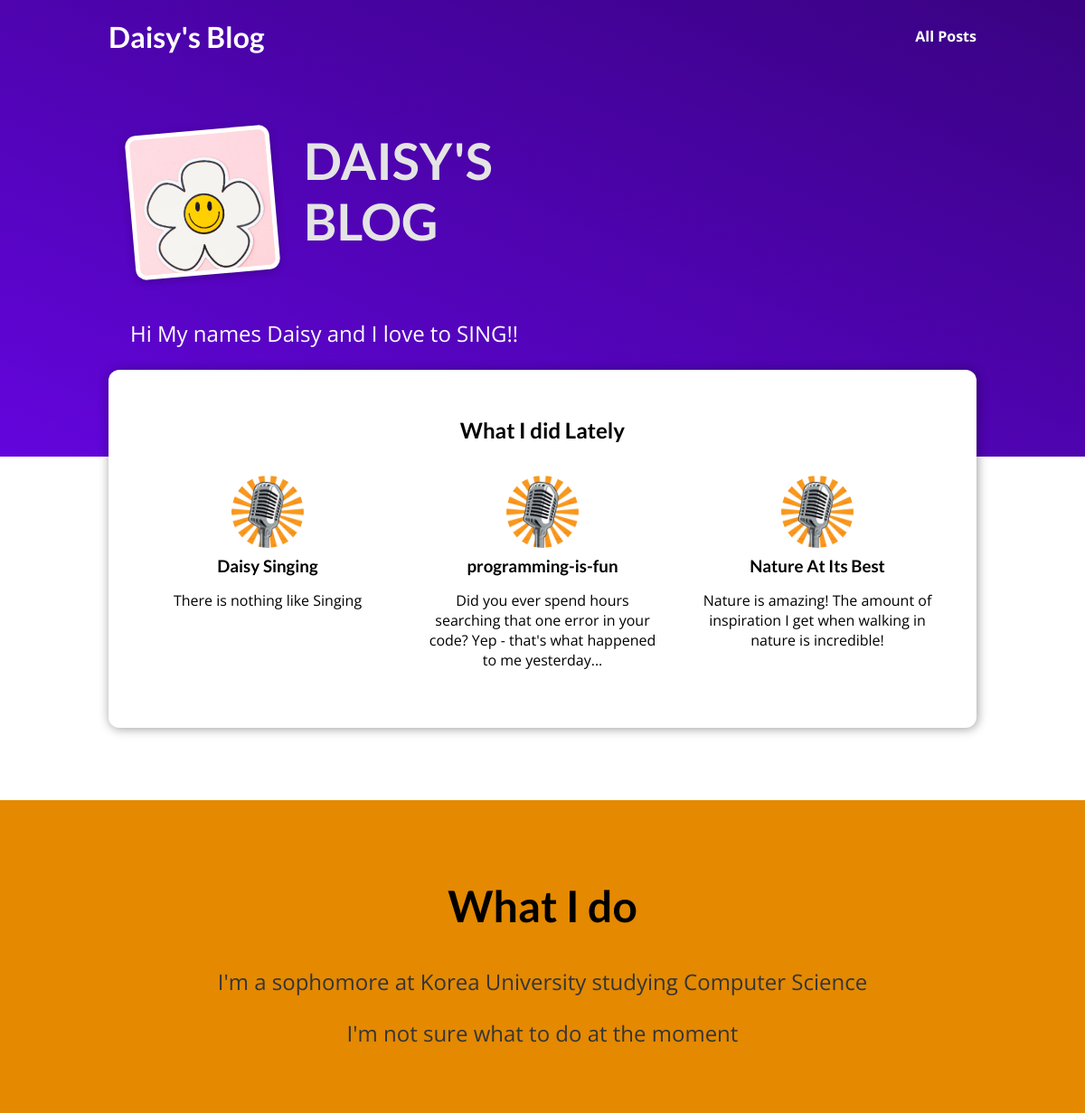
The page / on the database its author committed.
### blog/models.py (models this page shows)
class Post(models.Model):
  title = models.CharField(max_length=150)
  excerpt = models.CharField(max_length=200)
  image_name = models.CharField(max_length=100)
  date = models.DateField(auto_now=True)
  slug = models.SlugField(unique=True, db_index=True)
  content = models.TextField(validators=[MinLengthValidator(10)])
  author = models.ForeignKey(
    Author, on_delete=models.SET_NULL, null=True, related_name="posts"
  )
  tags = models.ManyToManyField(Tag)

### blog/views.py (the view)
# urls.py: path("", views.starting_page, name="starting-page"),
def starting_page(request):
    latest_posts = Post.objects.all().order_by("-date")[:3]
    return render(request, "blog/index.html", {
        "posts":latest_posts
    })

### blog/templates/blog/index.html (shortened to what this page needs)
{% extends "base.html" %}
{% load static %}
{%block css_file%}
  <link rel="stylesheet" href="{%static "blog/post.css"%}">
  <link rel="stylesheet" href="{%static "blog/index.css"%}">
{%endblock%}
{%block content%}
  <section id="welcome">
    <header>
      <img src="{%static "blog/images/daisy.webp"%}" alt="The Author of this Blog">
      <h2>DAISY'S BLOG</h2>
    </header>
    <p>Hi My names Daisy and I love to SING!!</p>
  </section>
  <section id="latest-posts">
    <h2>What I did Lately</h2>
    <ul>
      {%for post in posts%}
        {%include "blog/includes/post.html"%}
      {%endfor%}
    </ul>
  </section>
  <section id="about">
    <h2>What I do</h2>
    <p>
      I'm a sophomore at Korea University studying Computer Science
    </p>
    <p>
      I'm not sure what to do at the moment
    </p>
  </section>
{%endblock%}

### blog/templates/blog/includes/post.html
{%load static%}
<li>
  <article class="post">
    <a href="{%url "post-detail" post.slug%}">
      <img src="{%static "blog/images/"|add:post.image_name%}" alt="{{post.title}}">
      <div class="post__content">
        <h3>{{post.title}}</h3>
        <p>{{post.excerpt}}</p>
      </div>
    </a>
  </article>
</li>

### static/app.css (style rules this page uses)
* { box-sizing: border-box; }
html { font-family: 'Open Sans', 'Lato', sans-serif; }
body { margin: 0; }
h1, h2, h3 { font-family: 'Lato', sans-serif; font-weight: bold; }

### blog/static/blog/post.css (style rules this page uses)
.post { display: flex; flex-direction: column; align-items: center; text-align: center; }
.post a { text-decoration: none; color: black; transition: all 0.2s ease; padding: 1rem; }
.post img { width: 5rem; height: 5rem; object-fit: cover; border-radius: 50%; }
.post h3 { margin: 0.25rem 0; }

### blog/static/blog/index.css (style rules this page uses)
#welcome { background: linear-gradient(to right top, #6305dd, #390281); padding: 6rem 12%; }
#welcome header { display: flex; align-items: flex-start; margin: 3rem auto; }
#welcome img { width: 10rem; height: 10rem; object-fit: cover; object-position: top; border: 5px solid white; border-radius: 12px; background-color: #ffe1bf; transform: rotateZ(-5deg); box-shadow: 0 2px 8px rgba(0, 0, 0, 0.25); }
#welcome h2 { font-size: 3.5rem; margin: 0 0 0 2rem; color: #e4e4e4; width: 10rem; }
#welcome p { color: white; font-size: 1.5rem; }
#latest-posts { background-color: white; padding: 2rem; border-radius: 12px; width: 60rem; margin: -6rem auto 2rem auto; box-shadow: 1px 1px 12px rgba(0, 0, 0, 0.4); }
#latest-posts h2 { text-align: center; }
#latest-posts ul { list-style: none; margin: 0; padding: 0; display: flex; gap: 1rem; }
#latest-posts li { flex: 1; }
#about { text-align: center; padding: 3rem; background-color: #e48900; margin-top: 5rem; }
#about h2 { font-size: 3rem; }
#about p { font-size: 1.5rem; color: #353535; }

### rows shown on the page
Post: image_name (picture), title "Daisy Singing", excerpt "There is nothing like Singing"
Post: image_name (picture), title "programming-is-fun", excerpt "Did you ever spend hours searching that one error in your code? Yep - that's what happened to me yesterday..."
Post: image_name (picture), title "Nature At Its Best", excerpt "Nature is amazing! The amount of inspiration I get when walking in nature is incredible!"
